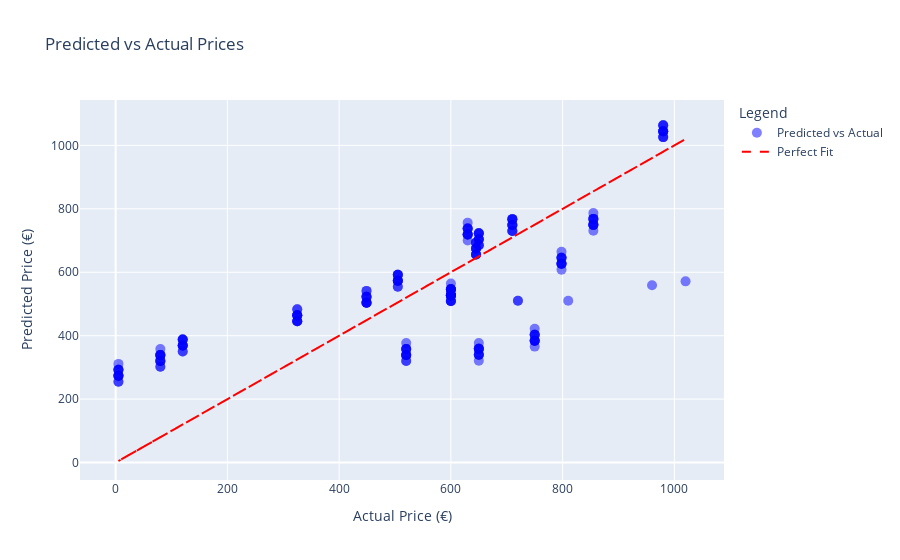

Notebook code cell kept with this figure:
### Code cell
import pandas as pd
import statsmodels.api as sm
import plotly.graph_objects as go
import openpyxl

# Load the data from the Excel file
df = pd.read_excel('in_depth_analysis.xlsx')

# Select the dependent variable (Price) and independent variables
X = df[['Size', 'WG Type', 'Online Duration', 'Health Centers Proximity', 'Low-crime Areas Proximity',
        'Berlin Hauptbahnhof Proximity', 'Berlin Brandenburg Airport Proximity', 'Cinemas Proximity']]
y = df['Price']

# Adding a constant to the model (intercept)
X = sm.add_constant(X)

# Fit an OLS regression model
model = sm.OLS(y, X).fit()

# Predict the prices using the fitted model
predictions = model.predict(X)

# Create a scatter plot using Plotly
fig = go.Figure()

# Add actual prices scatter plot
fig.add_trace(go.Scatter(x=y, y=predictions, mode='markers', name='Predicted vs Actual',
                         marker=dict(color='blue', size=10, opacity=0.5),
                         hoverinfo='text',
                         hovertext=[f'Actual: {a}, Predicted: {p:.2f}' for a, p in zip(y, predictions)]))

# Add line for perfect fit
fig.add_trace(go.Scatter(x=y, y=y, mode='lines', name='Perfect Fit',
                         line=dict(color='red', width=2, dash='dash')))

# Set plot layout
fig.update_layout(title='Predicted vs Actual Prices',
                  xaxis_title='Actual Price (€)',
                  yaxis_title='Predicted Price (€)',
                  legend_title='Legend')

# Show the figure
fig.show()

### Figure 1 — Plotly figure (JSON) as saved in the notebook; plotly's stock layout.template omitted (floating-point values rounded to 4 significant figures; data arrays with more than 128 entries replaced by an {"elided": "..."} marker saying what was removed)
{"data": [{"hoverinfo": "text", "hovertext": {"elided": "206 str values"}, "marker": {"color": "blue", "opacity": 0.5, "size": 10}, "mode": "markers", "name": "Predicted vs Actual", "type": "scatter", "x": {"elided": "206 int values"}, "y": {"elided": "206 float values"}}, {"line": {"color": "red", "dash": "dash", "width": 2}, "mode": "lines", "name": "Perfect Fit", "type": "scatter", "x": {"elided": "206 int values"}, "y": {"elided": "206 int values"}}], "layout": {"legend": {"title": {"text": "Legend"}}, "title": {"text": "Predicted vs Actual Prices"}, "xaxis": {"title": {"text": "Actual Price (€)"}}, "yaxis": {"title": {"text": "Predicted Price (€)"}}}}
